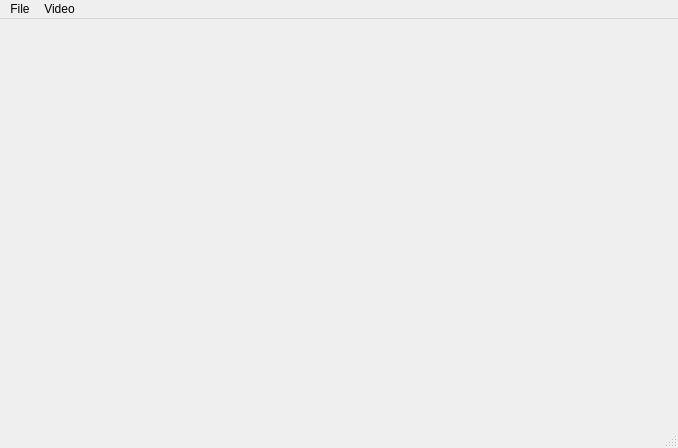
<?xml version="1.0" encoding="UTF-8"?>
<ui version="4.0">
 <class>MainWindow</class>
 <widget class="QMainWindow" name="MainWindow">
  <property name="geometry">
   <rect>
    <x>0</x>
    <y>0</y>
    <width>678</width>
    <height>448</height>
   </rect>
  </property>
  <property name="windowTitle">
   <string>MainWindow</string>
  </property>
  <widget class="QWidget" name="centralWidget"/>
  <widget class="QMenuBar" name="menuBar">
   <property name="geometry">
    <rect>
     <x>0</x>
     <y>0</y>
     <width>678</width>
     <height>20</height>
    </rect>
   </property>
   <widget class="QMenu" name="menuFile">
    <property name="title">
     <string>File</string>
    </property>
    <addaction name="separator"/>
    <addaction name="actionQuit"/>
    <addaction name="separator"/>
   </widget>
   <widget class="QMenu" name="menuVideo">
    <property name="title">
     <string>Video</string>
    </property>
    <addaction name="actionOpenVideoFile"/>
    <addaction name="actionRecord"/>
    <addaction name="actionStop"/>
    <addaction name="separator"/>
    <addaction name="actionConfigure"/>
    <addaction name="actionTimedCapture"/>
   </widget>
   <addaction name="menuFile"/>
   <addaction name="menuVideo"/>
  </widget>
  <widget class="QStatusBar" name="statusBar"/>
  <action name="actionDisplay">
   <property name="text">
    <string>Display</string>
   </property>
  </action>
  <action name="actionRecord">
   <property name="enabled">
    <bool>false</bool>
   </property>
   <property name="text">
    <string>Record</string>
   </property>
  </action>
  <action name="actionStop">
   <property name="enabled">
    <bool>false</bool>
   </property>
   <property name="text">
    <string>Stop</string>
   </property>
  </action>
  <action name="actionConfigure">
   <property name="text">
    <string>Configure</string>
   </property>
  </action>
  <action name="actionQuit">
   <property name="text">
    <string>Quit</string>
   </property>
   <property name="shortcut">
    <string>Ctrl+Q</string>
   </property>
  </action>
  <action name="actionOpenVideoFile">
   <property name="text">
    <string>Open</string>
   </property>
  </action>
  <action name="actionFakeVideo">
   <property name="text">
    <string>Fake Video</string>
   </property>
  </action>
  <action name="actionTimedCapture">
   <property name="text">
    <string>TimedCapture</string>
   </property>
  </action>
 </widget>
 <layoutdefault spacing="6" margin="11"/>
 <resources/>
 <connections>
  <connection>
   <sender>actionQuit</sender>
   <signal>triggered()</signal>
   <receiver>MainWindow</receiver>
   <slot>close()</slot>
   <hints>
    <hint type="sourcelabel">
     <x>-1</x>
     <y>-1</y>
    </hint>
    <hint type="destinationlabel">
     <x>338</x>
     <y>223</y>
    </hint>
   </hints>
  </connection>
 </connections>
</ui>
